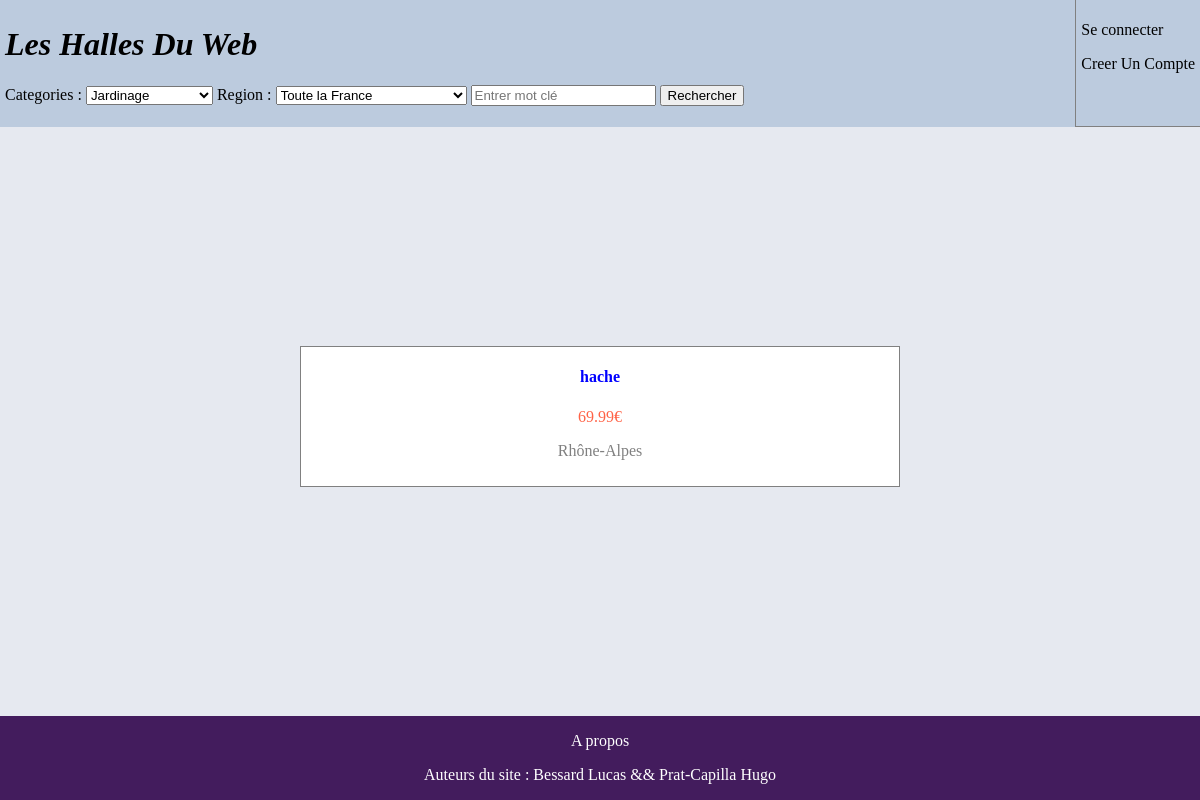
Page /controleur/recherche.ctrl.php?c=3 on the earlier database version.
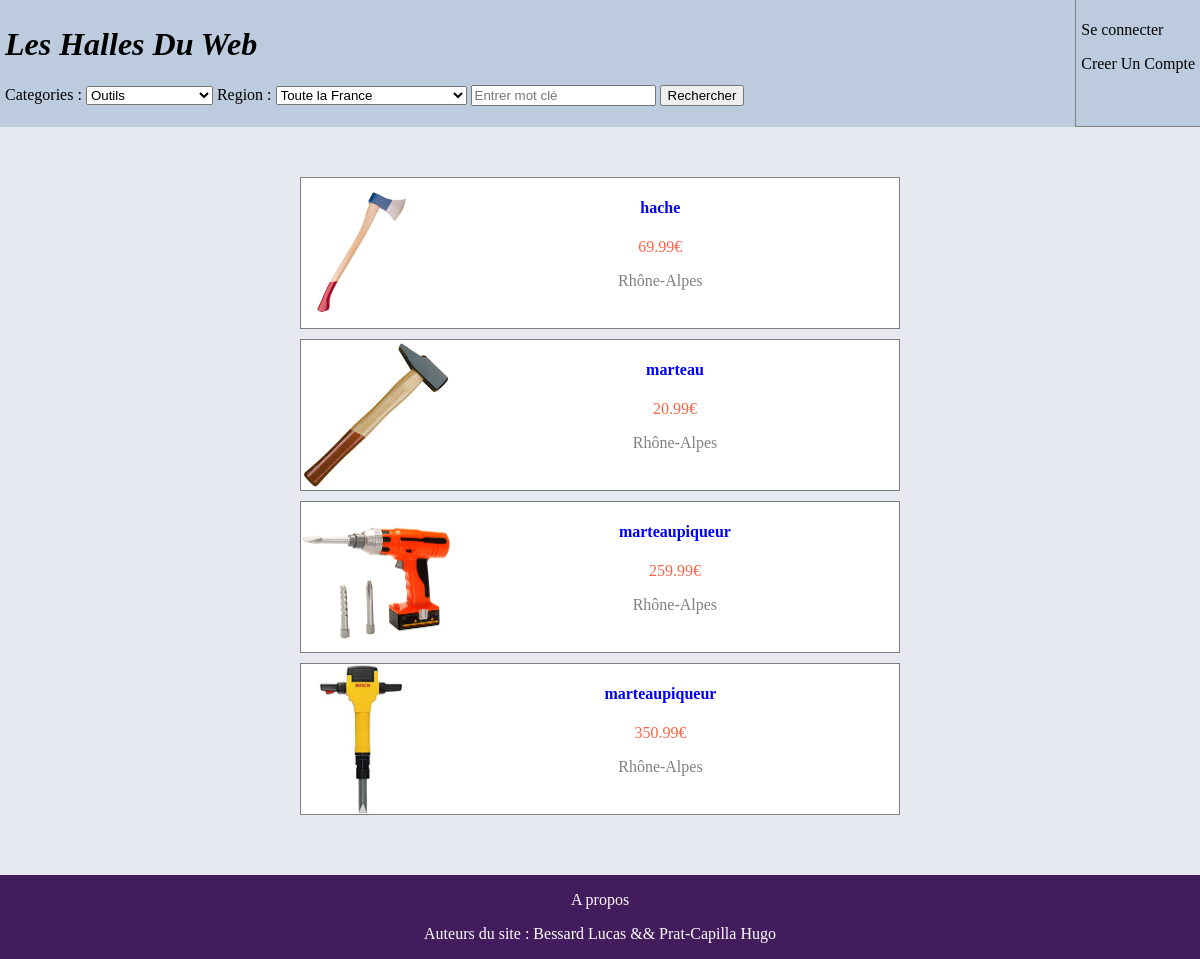
Same page on the later database version.
### tables this page shows
CREATE TABLE offre (
ref INTEGER PRIMARY KEY,
photo TEXT,
intitule TEXT,
prix TEXT,
region TEXT,
caracteristique TEXT,
id INTEGER,
categorie INTEGER,
FOREIGN KEY (id) REFERENCES utilisateur(identifiant),
FOREIGN KEY (region) REFERENCES utilisateur(region),
FOREIGN KEY (categorie) REFERENCES categorie(id)
);

### controleur/recherche.ctrl.php (called while the page is built, shortened)
<?php
require_once('../model/model.class.php');
require_once('../model/model.classDAO.php');
  if (isset($_GET['firstId'])) {
    $firstId = $_GET['firstId'];
  } else {
    $firstId = 0;
  }
  if (isset($_GET['r'])) {
    $reg = $_GET['r'];
  } else {
    $reg = "Toute";
  }
  if (isset($_GET['c'])) {
    $cate = $_GET['c'];
  } else {
    $cate = "Toute";
  }
  if (isset($_GET['rec'])) {
    $rec = $_GET['rec'];
  } else {
    $rec = "";
  }
  $config = parse_ini_file('../config/config.ini');
  if($dao->estCatMere($_GET['c'])){
    $offres = $dao->getNOffreCorespondanteMere($firstId,$reg,$cate,$rec);
    $nboffre = $dao->getNbOffreRecCatMere($reg,$cate,$rec);
  } else {
    $offres = $dao->getNOffreCorespondante($firstId,$reg,$cate,$rec);
  }
  include('../view/recherche.view.php');
 ?>

### controleur/header.ctrl.php (called while the page is built, shortened)
<?php
require_once('../model/model.class.php');
require_once('../model/model.classDAO.php');
if(isset($_SESSION['utilisateur'])){
  $userCo = true;
  $user = $_SESSION['utilisateur'];
} else {
  $userCo = false;
}
include('../view/header.view.php');
 ?>

### model/model.classDAO.php (called while the page is built, shortened)
<?php
require_once("../model/model.class.php");
$dao = new DAO();
class DAO{
    private $db;
    function __construct(){
      try {
      $config = parse_ini_file('../config/config.ini');
      $path = $config['database_path'];
      $this->db = new PDO("sqlite:$path");
      }
    catch (PDOException $e){
    die("erreur de connexion a la database: ".$e->getMessage());
    }
  }
function getCatFromId($id) {
  $req = "SELECT * FROM categorie WHERE id = $id";
  try{
      if($d = $this->db->query($req)){
        $cat=$d->fetchAll(PDO::FETCH_CLASS, 'Categorie');
      }
    }catch(Exception $e){
      echo "error au niveau du searchCatMaman".$e;
      return NULL;
    }
    return $cat[0];
}
function getNOffreCorespondante($firstId, $region, $categorie,$rec) : array{
  $tab = array();
  if($region=='Toute' && $categorie=='Toute'){
    $where = "WHERE";
  }elseif($region!='Toute' && $categorie!='Toute'){
    $where = "WHERE region = \"$region\" AND categorie = $categorie AND";
  }elseif($region!='Toute' && $categorie=='Toute'){
    $where = "WHERE region = \"$region\" AND";
  }elseif($region=='Toute' && $categorie!='Toute'){
    $where = "WHERE categorie = $categorie AND";
  }
  $req = "SELECT * FROM offre $where intitule LIKE \"%$rec%\" LIMIT 10 Offset $firstId";
  try{
      if($d = $this->db->query($req)){
        $tab=$d->fetchAll(PDO::FETCH_CLASS,'Offre');
      }
    }catch(Exception $e){
      echo "error au niveau du searchORC".$e;
      return NULL;
    }
    return $tab;
}
}
 ?>

### model/model.class.php (called while the page is built, shortened)
<?php
class Offre{
public function __get(string $property) {
    return $this->$property;
  }
}
class Categorie{
  public function __get(string $property) {
      return $this->$property;
    }
}
 ?>

### view/recherche.view.php (the view, shortened to what this page needs)
<!DOCTYPE html>
<html lang="en" dir="ltr">
  <head>
    <link rel="stylesheet" href="../view/style/recherche.style.css">
  </head>
  <body>
    <?php include('../controleur/header.ctrl.php'); ?>
    <nav>
      <?php  if (sizeof($offres)==0) {?>
        <p>Aucune offre ne correspond à votre recherche</p>
      <?php } else {?>
      <?php foreach ($offres as $offre) { ?>
        <a href="../controleur/offre.ctrl.php?ref=<?php echo $offre->ref?>&firstId=<?php echo $firstId ?>&r=<?php echo $reg ?>&c=<?php echo $cate?>&rec=<?php echo $rec?>">
        <div class="Offre">
          <img src="<?php echo $config['img_path']."/".$offre->photo ?>" alt="">
          <div >
            <h4><?php echo $offre->intitule?></h4>
            <p class="prix"><?php echo $offre->prix?>€</p>
            <p><?php echo $offre->region?></p>
          </div>
        </div>
        </a>
      <?php  }?>
      <?php }?>
    </nav>
    <?php include('footer.view.php'); ?>
  </body>
</html>

### view/header.view.php (shortened to what this page needs)
<header>
  <div class="SearchPanel">
    <a href="../controleur/mainPage.ctrl.php"><h1>Les Halles Du Web</h1></a>
    <form class="" action="../controleur/recherche.ctrl.php" method="get">
      <p>Categories :
      <select class="" name="c">
        <?php if (isset($_GET['c']) && $_GET['c']!='Toute') {?>
          <option value=<?php print("\"".$_GET['c']."\"");  ?>><?php echo $dao->getCatFromId($_GET['c'])->__get('intitule') ?></option>
        <?php } else {?>
          <option value="Toute">Toutes categories</option>
        <?php }?>
      </select>
      Region :
      <select class="" name="r">
        <?php if (isset($_GET['r']) && $_GET['r']!='Toute') {?>
          <option value=<?php print("\"".$_GET['r']."\"");  ?>><?php echo $_GET['r'] ?></option>
          <option value="Toute">Toute la France</option>
        <?php } else {?>
          <option value="Toute">Toute la France</option>
        <?php }?>
      </select>
      <input class="RecBar" type="text" name="rec" value="<?php if(isset($_GET['rec'])) echo $_GET['rec']?>" placeholder="Entrer mot clé">
      <input type="submit" name="" value="Rechercher">
    </p>
    </form>
  </div>
  <div class="PersonnalPanel">
  <?php if (!$userCo) {?>
      <a href="../controleur/connection.ctrl.php"><p>Se connecter</p></a>
      <a href="../controleur/creaCompte.ctrl.php"><p>Creer Un Compte</p></a>
  <?php }?>
  </div>
</header>

Differences in the rows shown:
changed offre "hache": photo: picture added
now on this page (row edited): offre: photo (picture), intitule "marteau", prix "20.99", region "Rhône-Alpes"
now on this page (row edited): offre: photo (picture), intitule "marteaupiqueur", prix "259.99", region "Rhône-Alpes"
now on this page (row edited): offre: photo (picture), intitule "marteaupiqueur", prix "350.99", region "Rhône-Alpes"
Other differences:
form field c: "Jardinage" → "Outils"
